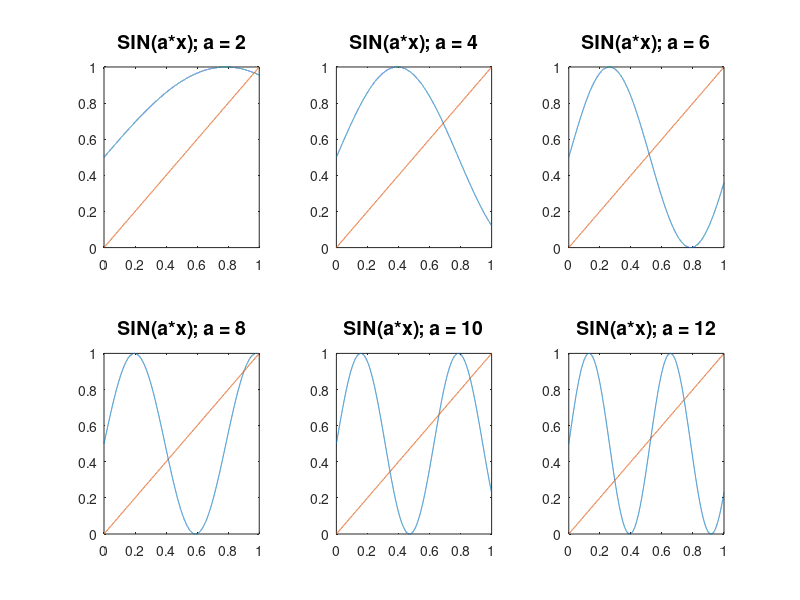

Reproduce this figure in MATLAB.
clear all;
N = 10000;
x = linspace(0,1,10000);
hold on;
figure(1)
title('SIN(a*x)','fontsize',14);

for a = 2:2:12
    num = a/2;
    subplot(2,3,num)
    plot(x,sin(a*x)/2+0.5);
    title(['SIN(a*x); a = ' num2str(a)],'fontsize',14);
    hold on;
    plot(x,x);
end